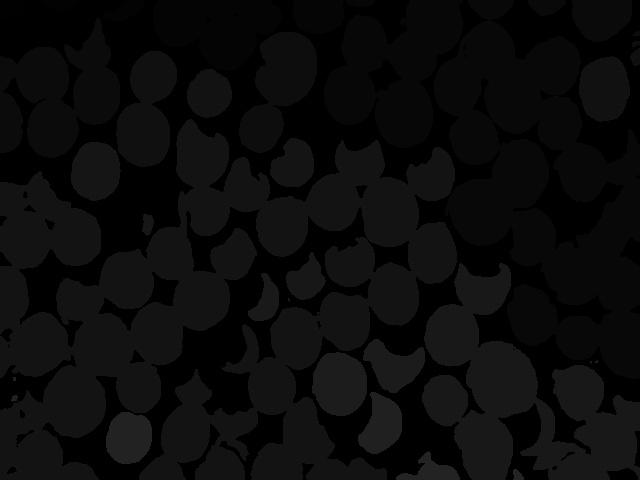
#> input picture Distance Transform Markers.jpg, 640 x 480 px, given as the content of the folder /home/whoami/projects/python/hough-detect/perpendicular, which was not available
$ python detect.py   (older library calls are emulated)
#> lines starting #> are read from the running program, lines starting #| are printed output that depends on the picture; after the words box and inside, x2 and y2 are one past the last pixel; in counts of white or black regions, pixels touching at a corner belong together; long printed decimals are rounded; pictures that were not available may be replaced by others from this repository, and a replacement may not be noted
import os
from tkinter import filedialog
import numpy as np
from collections import defaultdict
import cv2
from math import sqrt
from pprint import pprint
from matplotlib import pyplot as plt
from IPython.display import Image, display
from skimage.segmentation import quickshift, felzenszwalb, slic, watershed
from skimage.feature import blob_dog, blob_log, blob_doh
from skimage.feature import peak_local_max
from scipy import ndimage as ndi
from scipy.ndimage import distance_transform_edt
from sklearn.feature_extraction import image
from sklearn.cluster import SpectralClustering, spectral_clustering
from sklearn.cluster import KMeans


from skimage import (
    data, restoration, util
)

import imutils


from tkinter import Tk
from tkinter.filedialog import askopenfilename

class CircleDetectorBuilder(object):

    #---------------------------------------------------------
    # TOP PRIORITY
    # Noise Reduction


    # Blob Descriptor for texture recongnition
    # Local Binary Pattern for texture classification https://scikit-image.org/docs/stable/auto_examples/features_detection/plot_local_binary_pattern.html
    # Gabor Filter https://scikit-image.org/docs/stable/auto_examples/features_detection/plot_gabor.html
    # Try out template Matching (pyramid)


    def __init__(self, filename: str, showFlag: bool, C: float):
        self.img = None
        self.filename = filename
        self.originalImage = None
        self.filteredImage = None
        self.images = [self.originalImage]
        self.showFlag = showFlag
        self.keypoints = None
        self.C = C
        self.circles = None

    # [4 lines left out: function with_read_image_unchanged, not called in this run]

    def with_read_image(self):
        self.img = cv2.imread(self.filename)
#> self.img is the input picture: shape (480, 640, 3); min 0, max 44, mean 10.8
        self.originalImage = self.img.copy()
        return self

    def with_resize_absolute(self, toX=800.0, toY=640.0):
#> called with toX = 480, toY = 320
        self.img = cv2.resize(self.img, (toX, toY))
#> self.img: shape (320, 480, 3)
#> in with_pyr_mean_shift_filter, `self.img = cv2.pyrMeanShiftFiltering(self.img, sp, sr, maxLevel=2)`:
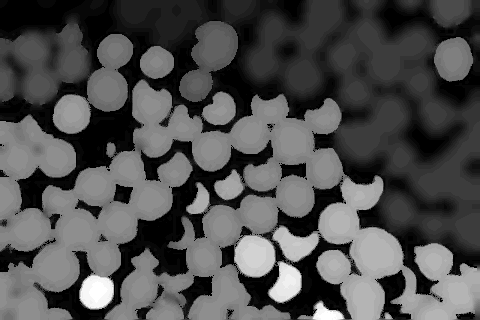
#> self.img: shape (320, 480, 3); min 0, max 34, mean 10.4; drawn with min black and max white
        self.originalImage = self.img.copy()
        return self

    def with_resize_relative(self, factor):
        self.originalImage = self.img.copy()
        return NotImplemented

    # [60 lines left out: functions with_histogram_equal, with_hue_shift, with_split_B_G_R, not called in this run]

    def with_grayscale(self):
        self.img = cv2.cvtColor(self.img, cv2.COLOR_BGR2GRAY)
#> self.img: shape (320, 480)
        self.push_image()
        return self

    # [5 lines left out: function with_clahe, not called in this run]

    def with_global_histogram(self):
        return NotImplemented

    def with_adaptive_threshold(self, blockSize: int, _C: float, adaptiveMethod=cv2.ADAPTIVE_THRESH_GAUSSIAN_C, thresholdType=cv2.THRESH_BINARY, maxValue=255):
#> called with blockSize = 67, _C = 0, adaptiveMethod = 1, thresholdType = 0, maxValue = 255
        self.img = cv2.adaptiveThreshold(self.img, maxValue, adaptiveMethod, thresholdType, blockSize, self.C)
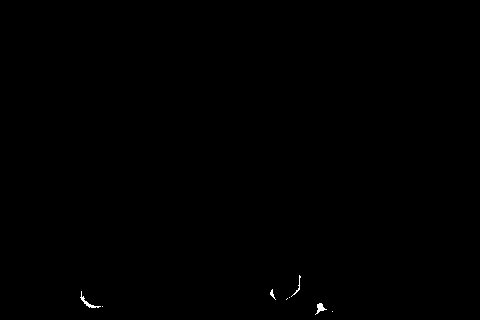
#> self.img: shape (320, 480); 0.12% white in thin lines or dots, all inside (x1, y1, x2, y2) = (80, 275, 333, 315)
        self.push_image()
        return self

    # [4 lines left out: function with_threshold, not called in this run]


    def with_pyr_mean_shift_filter(self, sp=2, sr=12, maxLevel=2):
        self.img = cv2.pyrMeanShiftFiltering(self.img, sp, sr, maxLevel=2)
        #cv2.imshow("Mean shift filterd", self.img)
        self.filteredImage = self.img.copy()
        return self

    def with_gaussian_blur(self, sigmaX, sigmaY, kernelSize=(5,5), borderType=0):
        self.img = cv2.GaussianBlur(self.img, kernelSize, borderType, sigmaX, sigmaY)
        #cv2.imshow("Gauss", self.img.copy())
        self.filteredImage = self.img.copy()
        #self.push_image()
        return self

    # [21 lines left out: functions with_bilateral_blur, with_invert_image, with_median_blur, with_blur, not called in this run]

    def with_egde_preserving_filter(self, k=3, threshhold=127):
        self.img = cv2.ximgproc.edgePreservingFilter(self.img, k, threshhold)
        self.filteredImage = self.img
        #cv2.imshow("egde_perserving_filter", self.img)
        return self

    # [22 lines left out: functions with_erosion, with_dilation, with_morphology, with_divide, not called in this run]

    def with_watershed(self):
        # sure background area
        #kernel = cv2.getStructuringElement(cv2.MORPH_RECT, (3, 3))
        sure_bg = self.img

        #cv2.imshow('Before Transform.jpg', self.img)
        # Distance transform

        dist = cv2.distanceTransform(self.img, cv2.DIST_L2, 5)
        #cv2.imwrite('Distance Transform.jpg', dist)


        dist2 = cv2.normalize(dist, None, alpha=0, beta=255, norm_type=cv2.NORM_MINMAX, dtype=cv2.CV_8U)
        #cv2.imwrite('Distance Transform Normalize.jpg', dist2)

        #foreground area
        dist2 = dist2.astype(np.uint8)
        #self.with_adaptive_threshold(31, self.C, maxValue=0.1 * dist.max())

        ret, sure_fg = cv2.threshold(dist, 0.4 * dist.max(), 255, cv2.THRESH_BINARY)
#> sure_fg: shape (320, 480) float32; 0.03% white in thin lines or dots, all inside (x1, y1, x2, y2) = (81, 292, 324, 312)
#> ret = 1.28

        #ret, sure_fg = cv2.threshold(dist2, 0, 255, cv2.THRESH_BINARY| cv2.THRESH_OTSU)

        sure_fg = self.img.astype(np.uint8)
        #cv2.imshow('Sure Foreground', sure_fg)

        # unknown area
        unknown = cv2.subtract(sure_bg, sure_fg)
#> unknown: shape (320, 480); every value is 0
        #cv2.imshow('Unknown', unknown)

        # Marker labelling
        # sure foreground
        ret, markers = cv2.connectedComponents(sure_fg)
#> markers: shape (320, 480) int32; 9 distinct labels, from 0 to 8
#> ret = 9

        # Add one to all labels so that background is not 0, but 1
        markers += 1
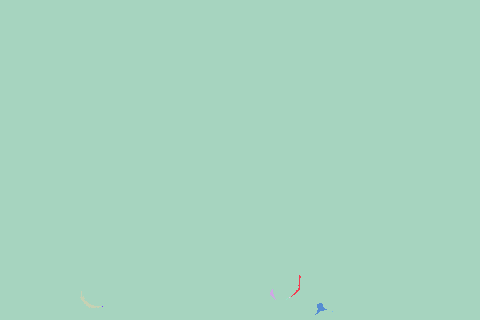
#> markers: shape (320, 480) int32; 9 distinct labels, from 1 to 9; one colour per label, 0 black
        # mark the region of unknown with zero
        markers[unknown == 255] = 0

        # [6 lines of commented-out code are left out]
        markers = cv2.watershed(self.filteredImage, markers)
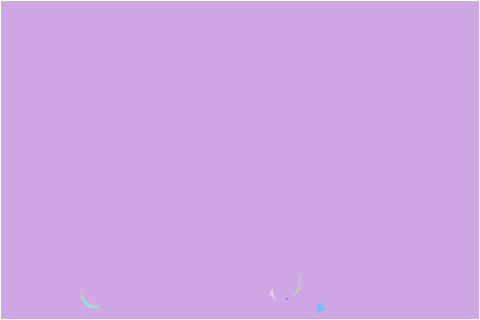
#> markers: shape (320, 480) int32; 10 distinct labels, from -1 to 9; one colour per label, 0 black, -1 white


        # [4 lines of commented-out code are left out]

        labels = np.unique(markers)
#> labels = [-1, 1, 2, 3, 4, 5, 6, 7, 8, 9]

        tree = []
        for label in labels[:]:

        # Create a binary image in which only the area of the label is in the foreground
        #and the rest of the image is in the background
            target = np.where(markers == label, 255, 0).astype(np.uint8)

        # Perform contour extraction on the created binary image
            contours, hierarchy = cv2.findContours(
                target, cv2.RETR_EXTERNAL, cv2.CHAIN_APPROX_SIMPLE
            )
            tree.append(contours[0])
#> this loop made 10 passes
#> contours on passes 2, 3, 4, 6, 7, 9, 10: [[[1, 1], [1, 318], [478, 318], [478, 1]]], 1 contour, all with area under 20, 1 contour, all with area under 20, [[[289, 297]]], [[[287, 298], [286, 299]]], [[[102, 306]]], [[[332, 311]]]
#> pass 1, in with_watershed, `target = np.where(markers == label, 255, 0).astype(np.uint8)`:
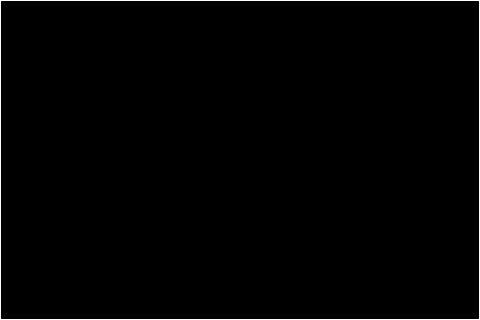
#> target: shape (320, 480); 1% white in thin lines or dots
#> after the loop, tree = 10 contours, 6 with area under 20; largest, box (x1, y1, x2, y2) and area: (0, 0, 480, 320) 152801, (1, 1, 479, 319) 151209, (315, 303, 327, 315) 42, (80, 291, 101, 308) 39

        # Draw the outline

        #img = cv2.drawContours(self.originalImage, tree, -1, color=(255, 255, 255), thickness=1)
        self.img = cv2.drawContours(self.originalImage.copy(), tree, -1, color=(255, 255, 255), thickness=cv2.FILLED)
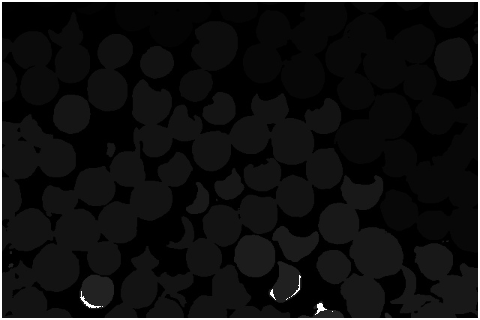
#> self.img: shape (320, 480, 3); min 0, max 255, mean 16.1
        #cv2.imshow("Contours",self.img)

        diff = cv2.subtract(cv2.cvtColor(self.img, cv2.COLOR_BGR2GRAY), cv2.cvtColor(self.originalImage, cv2.COLOR_BGR2GRAY))
#> in with_gaussian_blur, `self.img = cv2.GaussianBlur(self.img, kernelSize, borderType, sigmaX, ..`:
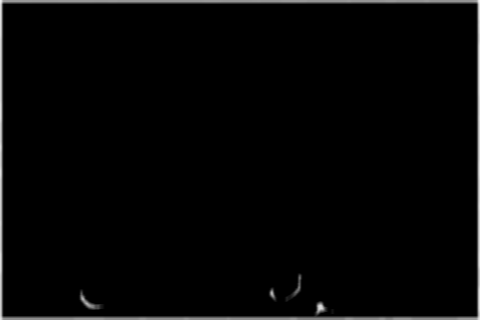
#> self.img: shape (320, 480); min 0, max 242, mean 5
        #cv2.imshow("Difference",diff)
        self.img = diff

        return self

    # [4 lines left out: function with_canny_edge, not called in this run]

    def with_detect_blobs_MSER(self):
        # Throws segmentation fault
        # Set our filtering parameters
        # Initialize parameter setting using cv2.SimpleBlobDetector
        params = cv2.SimpleBlobDetector_Params()


        # Set Area filtering parameters
        params.filterByArea = False
        params.minArea = 10

        # Set Circularity filtering parameters
        params.filterByCircularity = True
        params.minCircularity = 0.5

        # Set Convexity filtering parameters
        params.filterByConvexity = False
        params.minConvexity = 0.5

        # Set inertia filtering parameters
        params.filterByInertia = False
        params.minInertiaRatio = 0.4

        # Create a detector with the parameters
        detector = cv2.SimpleBlobDetector_create(params)

        #cv2.imshow("before detection", self.img)

        # Detect blobs
        keypoints = detector.detect(self.img)
#> keypoints = 1 keypoints; (x, y, size): (240, 160, 478.4)

        self.keypoints = keypoints
#> self.keypoints = 1 keypoints; (x, y, size): (240, 160, 478.4)

        #Use for Debug
        #pprint(vars(self.keypoints))

        # Draw blobs on our image as red circles
        blank = np.zeros((1, 1))
        blobs = cv2.drawKeypoints(self.originalImage, keypoints, blank, (209, 0, 255),
                                cv2.DRAW_MATCHES_FLAGS_DRAW_RICH_KEYPOINTS)

        #cv2.imshow("Keypoints", blobs)
        return self

    # [27 lines left out: functions with_detect_circles, show, not called in this run]

    def push_image(self):
        if self.showFlag:
            self.images.append(self.img.copy())

    # [182 lines left out: functions concat_images_and_display, show_images_with_offset_wrapper, k_means_segmentation, meanshift, felzenszwalb_segmentation, slic_segmentation and 4 more, not called in this run]

def get_all_filenames(dir: str) -> list:
    # Specify the directory path where you want to list filenames
    directory_path = dir

    # Initialize an empty list to store filenames
    file_list = []

    # Use the os.listdir() function to get a list of filenames in the directory
    try:
        for filename in os.listdir(directory_path):
            # Append the filename to the list
            file_list.append(filename)
    except OSError as e:
        print(f"Error: {e}")
    return file_list

# [23 lines left out: functions elbow_method, plot_blobs, not called in this run]

if __name__ == "__main__":


    # BINARIZATION_NIBLACK: int
    # BINARIZATION_SAUVOLA: int
    # BINARIZATION_WOLF: int
    # BINARIZATION_NICK: int

    # DTF_NC: int
    # DTF_IC: int
    # DTF_RF: int
    # GUIDED_FILTER: int
    # AM_FILTER: int
    # EdgeAwareFiltersList = int
    # """One of [DTF_NC, DTF_IC, DTF_RF, GUIDED_FILTER, AM_FILTER]"""

    #filename = chooseFile()

    # img = cv2.imread(filename)
    # img = cv2.resize(img, (480, 320))
    # img_filt = cv2.ximgproc.edgePreservingFilter(img, 5, 127)
    # print("debug")


    # img_ori = img.copy()
    # img = cv2.GaussianBlur(img, (9,9), sigmaX=33, sigmaY=33)
    # img = cv2.pyrMeanShiftFiltering(img, 10, 10)

    # #cv2.imshow("Original",img.copy())

    # img = cv2.cvtColor(img, cv2.COLOR_BGR2GRAY)

    # t_sauvola = cv2.ximgproc.niBlackThreshold(img, 255, cv2.THRESH_BINARY, 57, 0.2, binarizationMethod=cv2.ximgproc.BINARIZATION_SAUVOLA)

    # for i in float_range(-0.5, 0.5, 0.01):
    #     i = round(i, 3)
    #     print(i)
    #     t_sauvola = cv2.ximgproc.niBlackThreshold(img, 255, cv2.THRESH_BINARY, 11, i, binarizationMethod=cv2.ximgproc.BINARIZATION_SAUVOLA)
    #     cv2.imwrite("/home/whoami/projects/python/hough-detect/threshold/threshold_sauvola{}.jpg".format(i), t_sauvola)

    # cv2.imwrite("/home/whoami/projects/python/hough-detect/threshold/Original.jpg", img_ori)

    #t_sauvola = cv2.ximgproc.niBlackThreshold(img, 255, cv2.THRESH_BINARY_INV, 67, 0.1, binarizationMethod=cv2.ximgproc.BINARIZATION_SAUVOLA)

    # # Canny Edge Detection
    # edges = cv2.Canny(image=img, threshold1=5, threshold2=15, L2gradient=True) # Canny Edge Detection
    # #Display Canny Edge Detection Image
    # cv2.imshow('Canny Edge Detection', edges)
    # cv2.waitKey(0)
    # cv2.destroyAllWindows()

    # t_sauvola = cv2.ximgproc.niBlackThreshold(img, 255, cv2.THRESH_BINARY_INV, 67, 0.1, binarizationMethod=cv2.ximgproc.BINARIZATION_SAUVOLA)

    # cv2.imshow("Thres", t_sauvola)
    # cv2.waitKey(0)
    # # Initializing parameter setting using cv2.SimpleBlobDetector function
    # params = cv2.SimpleBlobDetector_Params()

    # params.filterByColor = True
    # params.blobColor = 255

    # # Filter by area (value for area here defines the pixel value)
    # params.filterByArea = False
    # params.minArea = 5

    # # Filter by circularity
    # params.filterByCircularity = False
    # params.minCircularity = 0.5

    # # Filter by convexity
    # params.filterByConvexity = False
    # params.minConvexity = 0.1

    # # Filter by inertia ratio
    # params.filterByInertia = False
    # params.minInertiaRatio = 0.01

    # # Creating a blob detector using the defined parameters
    # detector = cv2.SimpleBlobDetector_create(params)

    # # Detecting the blobs in the image
    # keypoints = detector.detect(t_sauvola)

    # # Drawing the blobs that have been filtered with green on the image
    # blank = np.zeros((1, 1))
    # blobs = cv2.drawKeypoints(img_ori, keypoints, blank, (255, 255, 0),
    #                         cv2.DRAW_MATCHES_FLAGS_DRAW_RICH_KEYPOINTS)


    # # Setting the grid size
    # plt.figure(figsize=(20,20))

    # # Displaying the image
    # plt.subplot(121)
    # plt.title('Original')
    # plt.imshow(img_ori, cmap='gray')

    # plt.subplot(122)
    # plt.title('Blobs')
    # plt.imshow(blobs)

    # plt.show()
    # cv2.destroyAllWindows()

    # #NiBlack
    # t_black = cv2.ximgproc.niBlackThreshold(img, 255, cv2.THRESH_BINARY_INV, 31, 0.5, binarizationMethod=cv2.ximgproc.BINARIZATION_NIBLACK )
    # #WOLF
    # t_wolf = cv2.ximgproc.niBlackThreshold(img, 255, cv2.THRESH_BINARY_INV, 31, 0.5, cv2.ximgproc.BINARIZATION_WOLF)
    # #NICK
    # t_nick = cv2.ximgproc.niBlackThreshold(img, 255, cv2.THRESH_BINARY_INV, 31, 0.5, cv2.ximgproc.BINARIZATION_NICK)

    # t_sauvola_inv = cv2.bitwise_not(t_sauvola)

    # t_sauvola_cross = cv2.morphologyEx(t_sauvola, cv2.MORPH_DILATE, (5, 5), iterations=2)

    # cv2.imshow("Thres sauvola", t_sauvola)

    # cv2.imshow("Thres sauvola inv", t_sauvola_inv)

    # #noise removal
    # kernel = np.ones((3,3),np.uint8)
    # opening = cv2.morphologyEx(t_sauvola,cv2.MORPH_OPEN,kernel)

    # # sure background area
    # sure_bg = cv2.dilate(opening,kernel)

    # # Finding sure foreground area
    # dist_transform = cv2.distanceTransform(opening,cv2.DIST_L2, 5)

    # dist_transform = cv2.normalize(dist_transform, None, alpha=0, beta=255, norm_type=cv2.NORM_MINMAX, dtype=cv2.CV_8U)

    # ret, sure_fg = cv2.threshold(dist_transform, 0.2*dist_transform.max(), 255,0)

    # cv2.imwrite('Distance Transform Normalize.jpg', dist_transform)

    # # Finding unknown region
    # sure_fg = np.uint8(sure_fg)
    # unknown = cv2.subtract(sure_bg,sure_fg)

    # cv2.imshow("Sure Foreground", sure_fg)
    # cv2.imshow("Sure Background", sure_bg)
    # cv2.imshow("Unknown", unknown)

    # # Marker labelling
    # ret, markers = cv2.connectedComponents(sure_fg)
    # # Add one to all labels so that sure background is not 0, but 1
    # markers = markers+1
    # # Now, mark the region of unknown with zero
    # markers[unknown==255] = 0

    # # plt.figure()
    # # plt.imshow(markers, cmap="jet")
    # # plt.show()

    # markers = cv2.watershed(img_ori.copy(), markers)

    # labels = np.unique(markers)

    # tree = []
    # for label in labels[:]:

    # # Create a binary image in which only the area of the label is in the foreground
    # #and the rest of the image is in the background
    #     target = np.where(markers == label, 255, 0).astype(np.uint8)

    # # Perform contour extraction on the created binary image
    #     contours, hierarchy = cv2.findContours(
    #         target, cv2.RETR_EXTERNAL, cv2.CHAIN_APPROX_SIMPLE
    #     )
    #     tree.append(contours[0])

    # contours = cv2.drawContours(img_ori.copy(), tree, -1, color=(255, 255, 255), thickness=cv2.FILLED)
    # cv2.imshow("Contours", contours)

    # diff = cv2.subtract(cv2.cvtColor(contours, cv2.COLOR_BGR2GRAY), cv2.cvtColor(img_ori, cv2.COLOR_BGR2GRAY))

    # diff[diff != 0] = 255

    # cv2.imshow("Difference",diff)

    # cv2.imshow("Thres black",t_black)
    # cv2.imshow("Thres wolf",t_wolf)
    # cv2.imshow("Thres nick",t_nick)

    # cv2.waitKey()
    # cv2.destroyAllWindows()

    #compare_k_means(filename, 6, 15, 51)

    # image = cv2.imread(filename)
    # image = cv2.resize(image, (480, 320))
    # image = cv2.GaussianBlur(image, (5,5), sigmaX=33, sigmaY=33)
    # image = cv2.pyrMeanShiftFiltering(image, 10, 10)
    # cv2.imshow("PYRMEAN",image)

    # image_gray = cv2.cvtColor(image, cv2.COLOR_BGR2GRAY)

    # #image_gray = cv2.adaptiveThreshold(image_gray, 255, cv2.ADAPTIVE_THRESH_GAUSSIAN_C, cv2.THRESH_BINARY, 57, 15)
    # #cv2.imshow("threshold",image_gray)

    # cv2.waitKey(0)
    # cv2.destroyAllWindows()

    # #blobs_log = blob_log(image_gray, max_sigma=30, num_sigma=10, threshold=.1)

    # # Compute radii in the 3rd column.
    # #blobs_log[:, 2] = blobs_log[:, 2] * sqrt(2)

    # #blobs_dog = blob_dog(image_gray, threshold=0.2)
    # #blobs_dog[:, 2] = blobs_dog[:, 2] * sqrt(2)

    # blobs_doh = blob_doh(image_gray, max_sigma=30, threshold=.01)

    # blobs_list = [blobs_doh]
    # color = ['yellow']
    # title = ['Laplacian of Gaussian']
    # sequence = zip(blobs_list, color, title)

    # fig, axes = plt.subplots(1, 3, figsize=(9, 3), sharex=True, sharey=True)
    # ax = axes.ravel()

    # for idx, (blobs, color, title) in enumerate(sequence):
    #     ax[idx].set_title(title)
    #     ax[idx].imshow(image)
    #     for blob in blobs:
    #         y, x, r = blob
    #         c = plt.Circle((x, y), r, color=color, linewidth=2, fill=False)
    #         ax[idx].add_patch(c)
    #     ax[idx].set_axis_off()

    # plt.tight_layout()
    # plt.show()


    # --------------------------- Segmentation methods

    #meanshift(filename)
    #felzenszwalb_segmentation(filename)
    #slic_segmentation(filename)

    # Try out different threshold methods
    #.with_adaptive_threshold(51,15) C >= 0 when not much to none background C < 0 when Background in Image 15, -15 solid values
    # cb = CircleDetectorBuilder(filename, True) \
    # .with_read_image_unchanged() \
    # .with_resize_absolute(800, 640) \
    # .with_hue_shift() \
    # .with_gaussian_blur(kernelSize=(9,9)) \
    # .with_adaptive_threshold(51,-15) \
    # .with_morphology(operation=cv2.MORPH_CLOSE) \
    # .with_gaussian_blur(kernelSize=(15, 15)) \
    # .with_detect_circles(method=cv2.HOUGH_GRADIENT_ALT, param1=300, param2=0.7 ) \
    # .show()


    # Detect without Background
    # cb = CircleDetectorBuilder(filename, True, 15) \
    # .with_read_image() \
    # .with_resize_absolute(480, 360) \
    # .with_pyr_mean_shift_filter() \
    # .with_hue_shift() \
    # .with_gaussian_blur(kernelSize=(5,5))\
    # .with_adaptive_threshold(67, 0) \
    # .with_morphology(operation=cv2.MORPH_OPEN, iterations=1) \
    # .with_watershed() \
    # .show()


    #Detect with Background
    # cb = CircleDetectorBuilder(filename, True, -15) \
    # .with_read_image() \
    # .with_resize_absolute(480, 360) \
    # .with_bilateral_blur() \
    # .with_pyr_mean_shift_filter() \
    # .with_hue_shift() \
    # .with_adaptive_threshold(67, 0) \
    # .with_morphology(operation=cv2.MORPH_OPEN, iterations=4) \
    # .with_watershed() \
    # .show()


    #Important
    # cb = CircleDetectorBuilder(filename, True, -15) \
    # .with_read_image() \
    # .with_resize_absolute(480, 320) \
    # .with_gaussian_blur(33, 33, kernelSize=(5,5)) \
    # .with_pyr_mean_shift_filter(20,20, maxLevel=1) \
    # .with_hue_shift() \
    # .with_adaptive_threshold(67, 0) \
    # .with_watershed() \
    # .with_gaussian_blur(11, 11) \
    # .with_detect_blobs_MSER() \
    # .show()

    #Important fast filtering

    path_to_dir = "/home/whoami/projects/python/hough-detect/perpendicular"

    files: list[str] = get_all_filenames(path_to_dir)
    i = 0
    for filename in files:
        absolute_file_path = path_to_dir + '/' + filename

        cb = CircleDetectorBuilder(absolute_file_path, True, -15) \
        .with_read_image() \
        .with_resize_absolute(480, 320) \
        .with_egde_preserving_filter(k=5) \
        .with_pyr_mean_shift_filter(5,10, maxLevel=1) \
        .with_grayscale() \
        .with_adaptive_threshold(67, 0) \
        .with_watershed() \
        .with_gaussian_blur(11, 11) \
        .with_detect_blobs_MSER() \

        # Post processing
        points = cb.keypoints
#> points = 1 keypoints; (x, y, size): (240, 160, 478.4)
        pointSize = []

        for point in points:
            pointSize.append((point.size, point.pt[0], point.pt[1]))
#> this loop made 1 pass
#> point on pass 1: keypoint at (239.5, 159.5), size 478.4
#> after the loop, pointSize = [(478.4, 239.5, 159.5)]

        mean = np.mean(np.asarray(pointSize[0]))
#> mean = 292.5
        sigma = np.std(np.asarray(pointSize[0]))
#> sigma = 135.5

        minimun = mean - sigma
#> minimun = 157
        maximum = mean + sigma
#> maximum = 428

        print("Mean = {}".format(mean))
#| Mean = 292.485
        print("Standard Deviation = {}".format(sigma))
#| Standard Deviation = 135.480

        for point in pointSize:
            if point[0] < minimun or point[0] > maximum:
                pointSize.remove(point)
#> this loop made 1 pass
#> after the loop, pointSize = []

        data = []

        for point in pointSize:
            data.append((point[1], point[2]))
#> this loop made 0 passes
#> after the loop, data = []

        kmeans = KMeans(n_clusters=2)
#> (the run stopped early here; a loop or call above may not have finished)
